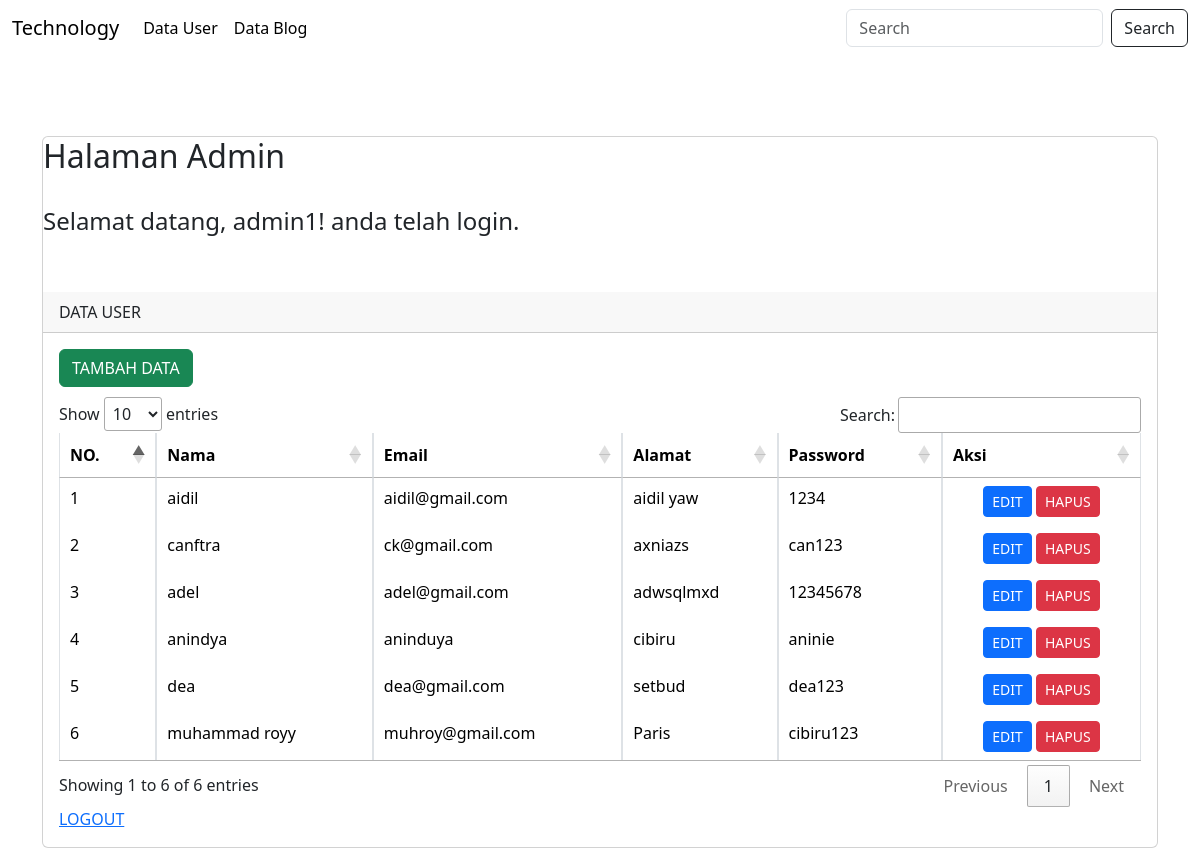
Before: /admin/index.php (signed in) with the older database file.
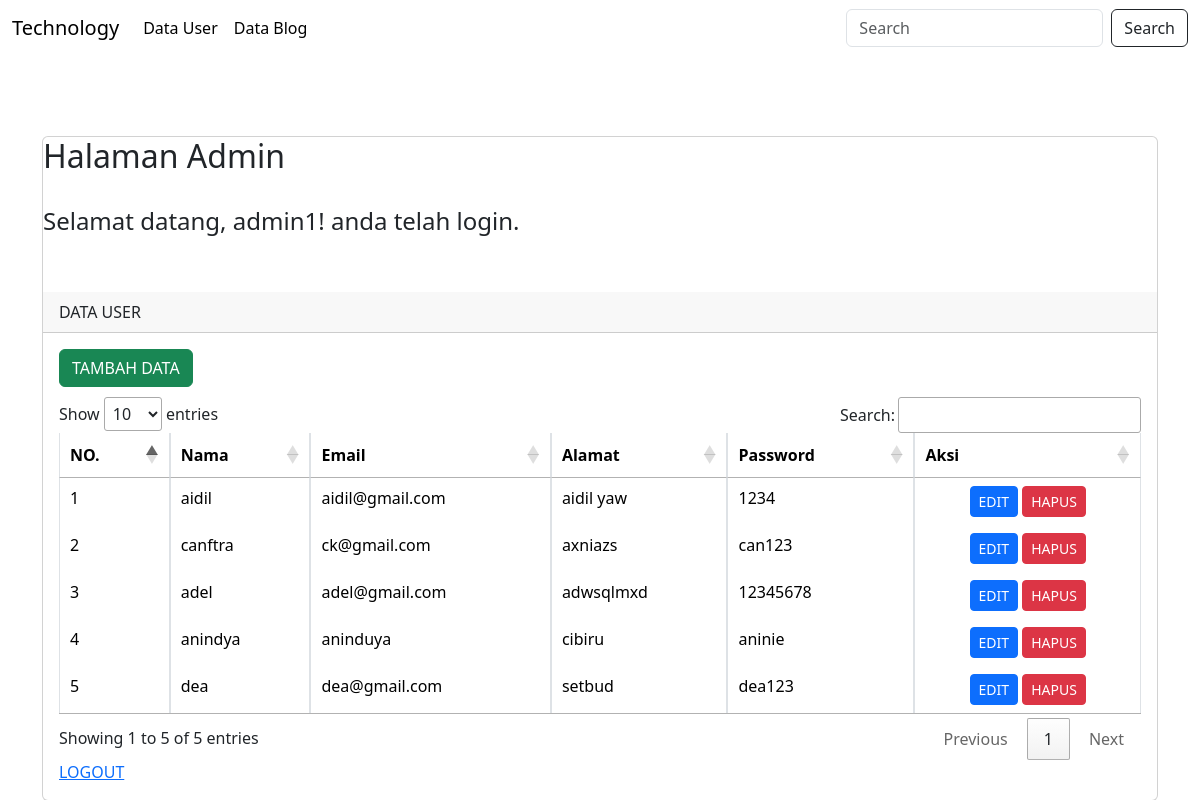
After: the same page with the newer database file.
### tables this page shows
CREATE TABLE `tbl_user` (
  `id_user` int NOT NULL,
  `nama_user` varchar(100) NOT NULL,
  `email_user` varchar(100) NOT NULL,
  `alamat_user` varchar(100) NOT NULL,
  `password_user` varchar(100) NOT NULL
);

### admin/index.php (the view, shortened to what this page needs)
<!doctype html>
<html lang="en">
  <head>
    <link href="https://cdn.jsdelivr.net/npm/bootstrap@5.3.3/dist/css/bootstrap.min.css" rel="stylesheet">
    <link rel="stylesheet" href="//cdn.datatables.net/1.10.20/css/jquery.dataTables.min.css">
  </head>
  <body>
  <nav class="nav-head navbar navbar-expand-lg" >
  <div class="container-fluid">
    <a class="navbar-brand" href="#">Technology</a>
    <div class="collapse navbar-collapse" id="navbarSupportedContent">
      <ul class="navbar-nav me-auto mb-2 mb-lg-0">
        <li class="nav-item">
          <a class="nav-link active" href="page/blog.php">Data User</a>
        </li>
        <li class="nav-item">
          <a class="nav-link active" href="data-blog.php">Data Blog</a>
        </li>
      </ul>
      <form class="d-flex" role="search">
        <input class="form-control  me-2" name="keyword" type="search" placeholder="Search" aria-label="Search">
        <button class="btn btn-outline-dark" name="cari" type="submit">Search</button>
      </form>
    </div>
  </div>
</nav>
    <div class="container" style="margin-top: 80px">
      <div class="row">
        <div class="col-md-12">
          <div class="card">
          <h2>Halaman Admin</h2>
	<br/>
	<h4>Selamat datang, <?php echo $_SESSION['username']; ?>! anda telah login.</h4>
	<br/>
	<br/>
            <div class="card-header">
              DATA USER
            </div>
            <div class="card-body">
              <a href="blog/tambah-user.php" class="btn btn-md btn-success" style="margin-bottom: 10px">TAMBAH DATA</a>
              <table class="table table-bordered" id="myTable">
                <thead>
                  <tr>
                    <th scope="col">NO.</th>
                    <th scope="col">Nama</th>
                    <th scope="col">Email</th>
                    <th scope="col">Alamat</th>
                    <th scope="col">Password</th>
                    <th scope="col">Aksi</th>
                  </tr>
                </thead>
                <tbody>
                  <?php
                      include('config/koneksi.php');
                      $no = 1;
                      $query = mysqli_query($connection,"SELECT * FROM tbl_user");
                      while($row = mysqli_fetch_array($query)){
                  ?>
                  <tr>
                      <td><?php echo $no++ ?></td>
                      <td><?php echo $row['nama_user'] ?></td>
                      <td><?php echo $row['email_user'] ?></td>
                      <td><?php echo $row['alamat_user'] ?></td>
                      <td><?php echo $row['password_user'] ?></td>
                      <td class="text-center">
                        <a href="blog/edit-user.php?id=<?php echo $row['id_user'] ?>" class="btn btn-sm btn-primary">EDIT</a>
                        <a href="blog/hapus-user.php?id=<?php echo $row['id_user'] ?>" class="btn btn-sm btn-danger">HAPUS</a>
                      </td>
                  </tr>
                <?php } ?>
                </tbody>
              </table>
              <a href="logout.php">LOGOUT</a>
            </div>
          </div>
      </div>
    </div>
  </body>
</html>

Changed rows visible on the page:
removed tbl_user: nama_user "muhammad royy", email_user "muhroy@gmail.com", alamat_user "Paris", password_user "cibiru123"
Other visible differences:
text written by a page script: "Show entries Search: Showing 1 to 6 of 6 entries Previous 1 Next" → "Show entries Search: Showing 1 to 5 of 5 entries Previous 1 Next"
